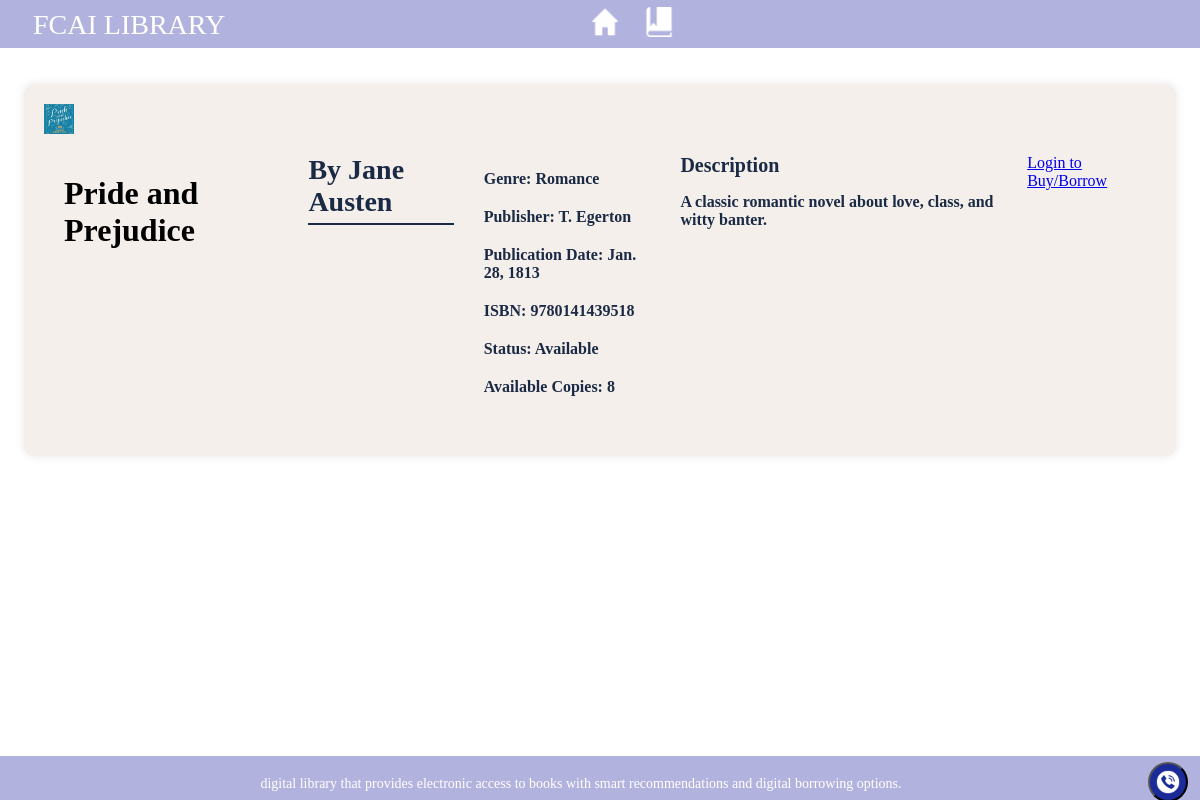
The app's page /book_detail/13/ with its own data.
### main/models.py (models this page shows, shortened)
class Book(models.Model):
    GENRE_CHOICES = [
        ('non-fiction', 'Non-Fiction'),
        ('mystery', 'Mystery'),
        ('sci-fi', 'Science Fiction'),
        ('fantasy', 'Fantasy'),
        ('romance', 'Romance'),
        ('history', 'History'),
    ]
    STATUS_CHOICES = [
        ('available', 'Available'),
        ('borrowed', 'Borrowed'),
        ('reserved', 'Reserved'),
    ]
    title = models.CharField(max_length=200)
    author = models.CharField(max_length=200)
    isbn = models.CharField(max_length=13, unique=True)
    genre = models.CharField(max_length=20, choices=GENRE_CHOICES)
    description = models.TextField()
    publication_date = models.DateField()
    publisher = models.CharField(max_length=200)
    status = models.CharField(max_length=20, choices=STATUS_CHOICES, default='available')
    cover_image = models.ImageField(upload_to='book_covers/', null=True, blank=True)
    quantity = models.PositiveIntegerField(default=1)
    created_at = models.DateTimeField(auto_now_add=True)
    updated_at = models.DateTimeField(auto_now=True)

### main/views.py (the view)
# urls.py: path('book_detail/<int:book_id>/', views.book_details, name='book_details'),
def book_details(request, book_id):
    book = get_object_or_404(Book, id=book_id)
    return render(request, 'main/book_detail.html', {'book': book})

### main/templates/main/book_detail.html (shortened to what this page needs)
{% extends 'main/bars.html' %}
{% load static %}
{% block content %}
<div class="container">
    <div class="book-details">
        <div class="book-cover">
            {% if book.cover_image %}
                <img src="{{ book.cover_image.url }}" alt="{{ book.title }}">
            {% else %}
                <img src="{% static 'imgs/default-book-cover.jpg' %}" alt="Default Cover">
            {% endif %}
        </div>
        <div class="book-info">
            <h1>{{ book.title }}</h1>
            <h2>By {{ book.author }}</h2>
            <div class="book-meta">
                <p><strong>Genre:</strong> {{ book.get_genre_display }}</p>
                <p><strong>Publisher:</strong> {{ book.publisher }}</p>
                <p><strong>Publication Date:</strong> {{ book.publication_date }}</p>
                <p><strong>ISBN:</strong> {{ book.isbn }}</p>
                <p><strong>Status:</strong> <span class="status {{ book.status }}">{{ book.get_status_display }}</span></p>
                <p><strong>Available Copies:</strong> {{ book.quantity }}</p>
            </div>
            <div class="book-description">
                <h3>Description</h3>
                <p>{{ book.description }}</p>
            </div>
            <div class="book-actions">
                {% if user.is_authenticated %}
                    <a href="#" class="btn Purchase">Buy</a>
                    <a href="#" class="btn Borrow">Borrow</a>
                    <a href="#" class="btn fav">Add to Favorites</a>
                {% else %}
                    <a href="{% url 'main:login' %}" class="btn">Login to Buy/Borrow</a>
                {% endif %}
            </div>
        </div>
    </div>
</div>
{% endblock %}

### main/templates/main/bars.html (shortened to what this page needs)
{% load static %}
<html lang="en">
<head>
    <link rel="stylesheet" href="{% static 'main/style.css' %}">
    <link rel="stylesheet" href="{% static 'main/bars.css' %}">
    <link rel="stylesheet" href="{% static 'main/books.css' %}">
</head>
<body>
    <nav class="navigation">
        <p id="logo">FCAI LIBRARY</p>
        <ul>
            {% if user.is_authenticated %}
                {% if user_type == 'admin' %}
                    <a href="{% url 'main:admin' %}" class="admin-icon a">
                        <img src="{% static 'imgs/profile.png' %}">
                    </a>
                {% else %}
                    <a href="{% url 'main:cart' %}" class="appears cart-icon">
                        <img src="{% static 'imgs/grocery-store.png' %}">
                    </a>
                    <li><a href="{% url 'main:favourite' %}" class="appears" id="fav"><img src="{% static 'imgs/bookmark.png' %}"></a></li>
                    <li><a href="{% url 'main:borrow' %}" class="appears" id="borrow"><img src="{% static 'imgs/book.png' %}"></a></li>
                {% endif %}
                <a href="{% url 'main:profile' %}" class="appears profile">
                    <img src="{% static 'imgs/boy.png' %}" alt="Profile" style="width:40px; height:40px; border-radius:70%;">
                </a>
                <li><a href="{% url 'main:login' %}" class="appears logout-link a" onclick="handleLogout(event)">Log Out</a></li>
            {% else %}
                <li><a href="{% url 'main:login' %}" class="login-link a">Log In</a></li>
            {% endif %}
            <li><a href="{% url 'main:home' %}" class="a"><img src="{% static 'imgs/home.png' %}"></a></li>
            <li class="dropdown">
                <a href="{% url 'main:booklist' %}" class="a"><img src="{% static 'imgs/book-with-white-bookmark.png' %}"></a>
            </li>
        </ul>
    </nav>
    {% block content %}
    {% endblock %}
    <div class="footer show">
        <p>digital library that provides electronic access to books with smart recommendations and digital borrowing options.</p>
        <button class="ContactUs" id="menuToggle">
            <img src="{% static 'imgs/telephone-call.png' %}" alt="Contact us">
        </button>
    </div>
</body>
</html>

### main/static/main/style.css (style rules this page uses)
body { font-family: "Calibri Light"; background: white; margin: 0; padding: 0; background-repeat: no-repeat; background-attachment: fixed; }
.container { margin-left: 2%; margin-right: 2%; margin-top: 7%; margin-bottom: 5%; position: relative; background-color: #f5efeb; border-radius: 10px; box-shadow: 0 0 10px rgba(0, 0, 0, 0.1); padding: 20px; }
.container h2 { font-size: 26px; color: #1a2a44; margin-bottom: 10px; font-weight: bold; }
.container p { font-size: 16px; color: #1a2a44; margin-bottom: 20px; font-weight: bold; }
button { background-color: #1a2a99; color: #f5efeb; padding: 10px 15px; font-size: 12px; text-align: center; border-radius: 5px; text-decoration: none; width: 80%; display: block; margin: 0 auto 5px; }
h2 { border-bottom: 2px solid #1a2a44; padding-bottom: 5px; }

### main/static/main/bars.css (style rules this page uses)
#logo { color: white; position: fixed; left: 2%; top: 0; font-size: 28px; font-weight: normal; margin: 0.7%; }
.navigation { background-color: rgba(000, 000, 150, 0.3); backdrop-filter: blur(5px); -webkit-backdrop-filter: blur(5px); padding: 1% 1%; color: white; display: flex; justify-content: space-around; align-items: center; position: fixed; top: 0; left: 0; width: 100%; height: 3%; z-index: 1000; }
.navigation ul { list-style: none; display: flex; justify-content: center; align-items: center; font-weight: bold; position: relative; width: 100%; }
.navigation li { margin: 0 1%; }
.navigation a { color:white; text-decoration: none; font-size: 18px; }
.login-link { position: fixed; right: 2%; margin: 2%; font-size: 18px; font-weight: bold; }
ul li.dropdown { position: relative; }
img { height: 30px; width: 30px; }
.footer { background-color: rgba(000, 000, 150, 0.3); backdrop-filter: blur(5px); -webkit-backdrop-filter: blur(5px); justify-content: center; display: flex; padding: 0.5%; font-size: 14px; color: white; position: fixed; bottom: 0; height: 4%; width: 100%; z-index: 1000; }
.ContactUs { border-radius: 100%; position: absolute; display: flex; justify-content: center; align-items: center; right: 2%; width: 40px; height: 40px; }
.ContactUs img { width: 24px; height: 24px; }
.footer p { text-align: center; display: flex; margin-right: 50px; }

### main/static/main/books.css (style rules this page uses)
.book-info { display: flex; align-items: flex-start; gap: 30px; padding: 20px; }
.book-info h2 { font-size: 28px; color: #1a2a44; margin: 0; }
.book-info h3 { font-size: 20px; color:#1a2a44; margin: 0; }

### records on screen
Book: cover_image (picture), title "Pride and Prejudice", author "Jane Austen", genre "Romance", publisher "T. Egerton", publication_date "Jan. 28, 1813", isbn "9780141439518", status "Available", quantity "8", description "A classic romantic novel about love, class, and witty banter."
